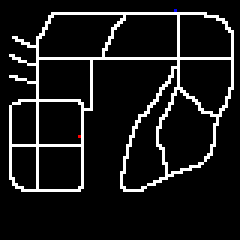
#> input picture model1/problem.bmp, 80 x 80 px (shown 3 times larger)
$ python main.py
#> lines starting #> are read from the running program, lines starting #| are printed output that depends on the picture; after the words box and inside, x2 and y2 are one past the last pixel; in counts of white or black regions, pixels touching at a corner belong together
import cv2

class Node():

    def __init__(self, parent=None, position=None):
        self.parent = parent
        self.position = position

        self.g = 0
        self.h = 0
        self.f = 0

    def __eq__(self, other):
        return self.position == other.position

    def __hash__(self):
        return hash(self.position)


def aStar(maze, start, end):

    startNode = Node(None, start)
    startNode.g = startNode.h = startNode.f = 0
    endNode = Node(None, end)
    endNode.g = endNode.h = endNode.f = 0

    openList = []
    closedList = set()

    openList.append(startNode)

    while len(openList) > 0:

        currentNode = openList[0]
        currentIndex = 0
        for index, item in enumerate(openList):
            if item.f < currentNode.f:
                currentNode = item
                currentIndex = index

        openList.pop(currentIndex)
        closedList.add(currentNode)

        if currentNode == endNode:
            path = []
            current = currentNode
            while current is not None:
                path.append(current.position)
                current = current.parent
            return path[::-1]

        newWay = []
        for newPosition in [(0, -1), (0, 1), (-1, 0), (1, 0)]:

            nodePosition = (currentNode.position[0] + newPosition[0], currentNode.position[1] + newPosition[1])

            if nodePosition[0] > (len(maze) - 1) or nodePosition[0] < 0 or nodePosition[1] > (len(maze[len(maze)-1]) -1) or nodePosition[1] < 0:
                continue

            if maze[nodePosition[0]][nodePosition[1]] != 0:
                continue

            newNode = Node(currentNode, nodePosition)

            newWay.append(newNode)

        for way in newWay:

            if way in closedList:
                continue

            way.g = currentNode.g + 1
            way.h = ((way.position[0] - endNode.position[0]) ** 2) + ((way.position[1] - endNode.position[1]) ** 2)
            way.f = way.g + way.h

            for openNode in openList:
                if way == openNode and way.g > openNode.g:
                    continue

            openList.append(way)
def main():
    img = cv2.imread("problem.bmp")
#> img is the input picture: shape (80, 80, 3); mean B, G, R 24.9, 24.9, 24.9
    height, width, channels = img.shape
#> height = 80; width = 80; channels = 3

    blue = "[255   0   0]"
    red = "[  0   0 255]"
    black = "[0 0 0]"
    white = "[255 255 255]"
    mazeHelp = []
    maze = []


    for i in range(width):
        for j in range(height):
            if (str(img[i, j]) in white):
                mazeHelp.append(0)
            if (str(img[i, j]) in black):
                mazeHelp.append(1)
            if (str(img[i, j]) in red):
                mazeHelp.append(0)
                start = (i, j)
            if (str(img[i, j]) in blue):
                mazeHelp.append(0)
                end = (i, j)
        maze.append(mazeHelp)
        mazeHelp = []
    path = aStar(maze, start, end)

    for k in path:
        img[k] = [0, 255, 255]
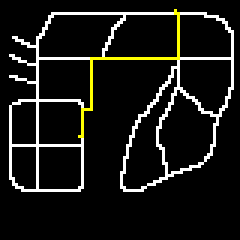
#> img: shape (80, 80, 3) (shown 3 times larger); 1.2% of pixels changed, all inside (x1, y1, x2, y2) = (26, 3, 60, 46)
    cv2.imwrite('result.bmp', img)
    print("Total cost:")
    print(len(path))
#| 77
    print("The path:")
    return path

print(main())
